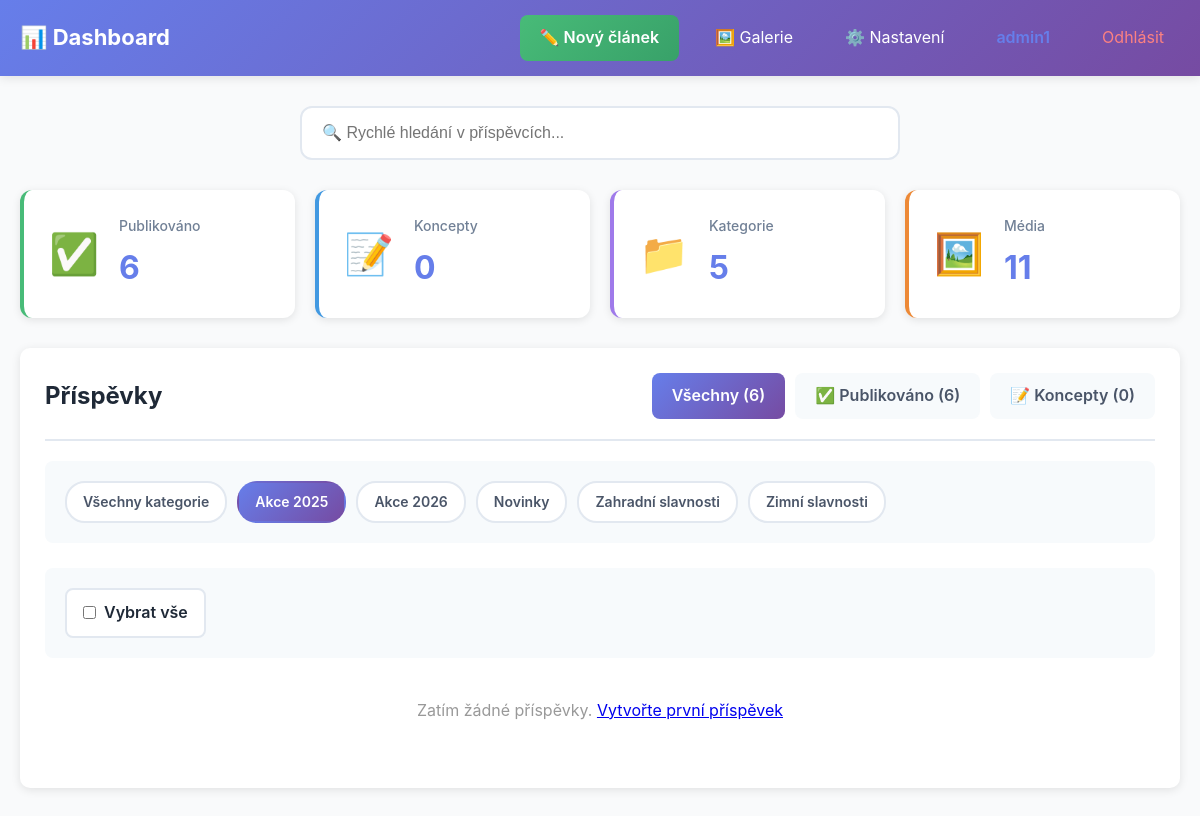
Page /admin/dashboard.php?filter=all&category=1 (signed in) on the committed database.
### tables this page shows
CREATE TABLE `categories` (
  `id` int(11) NOT NULL AUTO_INCREMENT,
  `name` varchar(100) NOT NULL,
  `slug` varchar(100) NOT NULL,
  `description` text,
  `created_at` timestamp NOT NULL DEFAULT CURRENT_TIMESTAMP,
  PRIMARY KEY (`id`),
  UNIQUE KEY `name` (`name`),
  UNIQUE KEY `slug` (`slug`),
  KEY `idx_slug` (`slug`)
);

### includes/helpers.php (called while the page is built, shortened)
<?php
function e($text) {
    return htmlspecialchars($text, ENT_QUOTES, 'UTF-8');
}
?>

### includes/database.class.php (called while the page is built, shortened)
<?php
class Database {
    private $connection;
    private $stmt;
    public function __construct() {
        $dsn = 'mysql:host=' . DB_HOST . ';dbname=' . DB_NAME . ';charset=' . DB_CHARSET;
        $options = [
            PDO::ATTR_ERRMODE => PDO::ERRMODE_EXCEPTION,
            PDO::ATTR_DEFAULT_FETCH_MODE => PDO::FETCH_ASSOC,
            PDO::ATTR_EMULATE_PREPARES => false,
            PDO::MYSQL_ATTR_INIT_COMMAND => "SET NAMES utf8mb4 COLLATE utf8mb4_unicode_ci"
        ];
        try {
            $this->connection = new PDO($dsn, DB_USER, DB_PASS, $options);
        } catch (PDOException $e) {
            $this->error = $e->getMessage();
            $this->logError('Database Connection', $e->getMessage());
            die('Chyba připojení k databázi. Zkontrolujte konfiguraci.');
        }
    }
    public function query($sql) {
    try {
        $this->stmt = $this->connection->prepare($sql);
        return $this;
    } catch (PDOException $e) {
        $this->logError('Query Prepare', $e->getMessage());
        $this->stmt = null;
        return $this;
    }
}
    public function bind($param, $value, $type = null) {
        if (is_null($type)) {
            switch (true) {
                case is_int($value):
                    $type = PDO::PARAM_INT;
                    break;
                default:
                    $type = PDO::PARAM_STR;
            }
        }
        $this->stmt->bindValue($param, $value, $type);
        return $this;
    }
    public function execute() {
        try {
            return $this->stmt->execute();
        } catch (PDOException $e) {
            $this->logError('Query Execute', $e->getMessage());
            return false;
        }
    }
    public function fetchAll() {
    $this->execute();
    return $this->stmt->fetchAll();
    }
    public function fetch() {
        $this->execute();
        return $this->stmt->fetch();
    }
}
?>

### config.php (called while the page is built, shortened)
<?php
require_once INCLUDES_PATH . 'database.class.php';
require_once INCLUDES_PATH . 'post.class.php';
require_once INCLUDES_PATH . 'category.class.php';
require_once INCLUDES_PATH . 'media.class.php';
$db = new Database();
require_once INCLUDES_PATH . 'helpers.php';
?>

### includes/post.class.php (called while the page is built, shortened)
<?php
class Post {
    private $db;
    public function __construct() {
        global $db;
        $this->db = $db;
    }
    public function getAll($status = 'published', $limit = null, $offset = 0, $categoryId = null) {
        $sql = "SELECT p.*, c.name as category_name, c.slug as category_slug,
                       u.username as author_name
                FROM posts p
                LEFT JOIN categories c ON p.category_id = c.id
                LEFT JOIN users u ON p.author_id = u.id
                WHERE p.status = :status";
        if ($categoryId) {
            $sql .= " AND p.category_id = :category_id";
        }
        $sql .= " ORDER BY p.menu_order ASC, p.published_at DESC, p.created_at DESC";
        if ($limit) {
            $sql .= " LIMIT " . (int)$limit . " OFFSET " . (int)$offset;
        }
        $this->db->query($sql);
        $this->db->bind(':status', $status);
        if ($categoryId) {
            $this->db->bind(':category_id', $categoryId);
        }
        return $this->db->fetchAll();
    }
    public function count($status = 'published', $categoryId = null) {
        $sql = "SELECT COUNT(*) as total FROM posts WHERE status = :status";
        $this->db->query($sql);
        $this->db->bind(':status', $status);
        $result = $this->db->fetch();
        return $result['total'] ?? 0;
    }
}
?>

### includes/category.class.php (called while the page is built, shortened)
<?php
class Category {
    private $db;
    public function __construct() {
        global $db;
        $this->db = $db;
    }
    public function getAll() {
        $this->db->query("SELECT * FROM categories ORDER BY name ASC");
        return $this->db->fetchAll();
    }
}
?>

### includes/media.class.php (called while the page is built, shortened)
<?php
class Media {
    private $db;
    public function __construct() {
        $this->db = new Database();
    }
    public function getCount($search = '') {
        $sql = "SELECT COUNT(*) as count FROM media";
        $this->db->query($sql);
        $result = $this->db->fetch();
        return $result['count'] ?? 0;
        $result = $this->db->fetch();
        return $result['count'] ?? 0;
    }
}

### admin/dashboard.php (the view, shortened to what this page needs)
<?php
require_once '../config.php';
$post = new Post();
$category = new Category();
$media = new Media();
$filter = $_GET['filter'] ?? 'all';
$categoryFilter = isset($_GET['category']) ? intval($_GET['category']) : null;
$page = isset($_GET['page']) ? max(1, intval($_GET['page'])) : 1;
$perPage = 12;
$totalPublishedCount = $post->count('published');
$totalDraftsCount = $post->count('draft');
$totalMedia = $media->getCount('');
if ($filter === 'draft') {
    $allPosts = $post->getAll('draft', $perPage, ($page - 1) * $perPage, $categoryFilter);
    $totalCount = $post->count('draft', $categoryFilter);
} elseif ($filter === 'published') {
    $allPosts = $post->getAll('published', $perPage, ($page - 1) * $perPage, $categoryFilter);
    $totalCount = $post->count('published', $categoryFilter);
} else {
    $publishedPostsArray = $post->getAll('published', 100, 0, $categoryFilter);
    $totalDraftsCountArray = $post->getAll('draft', 100, 0, $categoryFilter);
    $allPostsCombined = array_merge($publishedPostsArray, $totalDraftsCountArray);
    usort($allPostsCombined, function($a, $b) {
        $timeA = strtotime($a['published_at'] ?? $a['created_at']);
        $timeB = strtotime($b['published_at'] ?? $b['created_at']);
        return $timeB - $timeA;
    });
    $allPosts = array_slice($allPostsCombined, ($page - 1) * $perPage, $perPage);
}
$categories = $category->getAll();
?>
<!DOCTYPE html>
<html lang="cs">
<head>
    <link rel="stylesheet" href="<?= ASSETS_URL ?>css/admin.css">
</head>
<body>
    <header class="admin-header">
        <div class="header-content">
            <h1>📊 Dashboard</h1>
            <nav class="header-nav">
                <a href="add_post.php" class="header-link primary">✏️ Nový článek</a>
                <a href="media.php" class="header-link">🖼️ Galerie</a>
                <a href="settings.php" class="header-link">⚙️ Nastavení</a>
                <span class="header-link user"><?= e($_SESSION['username']) ?></span>
                <a href="logout.php" class="header-link logout">Odhlásit</a>
            </nav>
        </div>
    </header>
    <div class="container">
        <div class="quick-search-bar">
            <div class="search-container">
                <input type="text"
                       id="quickSearch"
                       placeholder="🔍 Rychlé hledání v příspěvcích..."
                       autocomplete="off">
            </div>
        </div>
        <div class="stats-grid">
            <div class="stat-card green">
                <div class="stat-icon">✅</div>
                <div class="stat-info">
                    <h3>Publikováno</h3>
                    <div class="stat-value"><?= $totalPublishedCount ?></div>
                </div>
            </div>
            <div class="stat-card blue">
                <div class="stat-icon">📝</div>
                <div class="stat-info">
                    <h3>Koncepty</h3>
                    <div class="stat-value"><?= $totalDraftsCount ?></div>
                </div>
            </div>
            <div class="stat-card purple">
                <div class="stat-icon">📁</div>
                <div class="stat-info">
                    <h3>Kategorie</h3>
                    <div class="stat-value"><?= count($categories) ?></div>
                </div>
            </div>
            <div class="stat-card orange">
                <div class="stat-icon">🖼️</div>
                <div class="stat-info">
                    <h3>Média</h3>
                    <div class="stat-value"><?= $totalMedia ?></div>
                </div>
            </div>
        </div>
        <div class="card">
            <div class="card-header">
                <h2>Příspěvky</h2>
                <div class="filter-tabs">
                    <a href="?filter=all" class="tab <?= $filter === 'all' ? 'active' : '' ?>">
                        Všechny (<?= $totalPublishedCount + $totalDraftsCount ?>)
                    </a>
                    <a href="?filter=published" class="tab <?= $filter === 'published' ? 'active' : '' ?>">
                        ✅ Publikováno (<?= $totalPublishedCount ?>)
                    </a>
                    <a href="?filter=draft" class="tab <?= $filter === 'draft' ? 'active' : '' ?>">
                        📝 Koncepty (<?= $totalDraftsCount ?>)
                    </a>
                </div>
            </div>
            <?php if (!empty($categories)): ?>
            <div class="category-filters">
                <a href="?filter=<?= $filter ?>" class="category-badge <?= !$categoryFilter ? 'active' : '' ?>">
                    Všechny kategorie
                </a>
                <?php foreach ($categories as $cat): ?>
                    <a href="?filter=<?= $filter ?>&category=<?= $cat['id'] ?>"
                       class="category-badge <?= $categoryFilter == $cat['id'] ? 'active' : '' ?>">
                        <?= e($cat['name']) ?>
                    </a>
                <?php endforeach; ?>
            </div>
            <div class="bulk-actions-row">
                <label class="select-all-label">
                    <input type="checkbox" id="selectAll" onchange="toggleSelectAll(this)">
                    <span>Vybrat vše</span>
                </label>
            </div>
            <?php endif; ?>
            <?php if (empty($allPosts)): ?>
                <p style="text-align: center; padding: 40px; color: #999;">
                    Zatím žádné příspěvky. <a href="add_post.php">Vytvořte první příspěvek</a>
                </p>
            <?php endif; ?>
        </div>
    </div>
</body>
</html>

### assets/css/admin.css (style rules this page uses)
* { margin: 0; padding: 0; box-sizing: border-box; }
:root { --primary: #667eea; --primary-dark: #5568d3; --secondary: #764ba2; --success: #10b981; --danger: #ef4444; --warning: #f59e0b; --dark: #1f2937; --light: #f9fafb; --border: #e5e7eb; }
body { font-family: -apple-system, BlinkMacSystemFont, 'Segoe UI', Arial, sans-serif; background: var(--light); color: var(--dark); line-height: 1.6; }
.admin-header { background: linear-gradient(135deg, var(--primary) 0%, var(--secondary) 100%); color: white; padding: 15px 20px; box-shadow: 0 2px 10px rgba(0,0,0,0.1); }
.header-content { max-width: 1400px; margin: 0 auto; display: flex; justify-content: space-between; align-items: center; }
.header-content h1 { font-size: 22px; }
.header-nav { display: flex; gap: 20px; align-items: center; }
.header-link { color: white; text-decoration: none; padding: 8px 16px; border-radius: 6px; transition: background 0.3s; }
.container { max-width: 1400px; margin: 30px auto; padding: 0 20px; }
.card { background: white; border-radius: 10px; box-shadow: 0 2px 10px rgba(0,0,0,0.1); padding: 25px; margin-bottom: 20px; }
.card h2 { margin-bottom: 20px; }
.stats-grid { display: grid; grid-template-columns: repeat(auto-fit, minmax(250px, 1fr)); gap: 20px; margin-bottom: 30px; }
.stat-card { background: white; padding: 25px; border-radius: 10px; box-shadow: 0 2px 10px rgba(0,0,0,0.1); }
.stat-card h3 { color: #666; font-size: 14px; margin-bottom: 10px; }
.stat-card .stat-value { font-size: 32px; font-weight: 700; color: var(--primary); }

### admin/dashboard.php (style rules this page uses)
.stats-grid { display: grid; grid-template-columns: repeat(4, 1fr); gap: 20px; margin-bottom: 30px; }
.stat-card { background: white; padding: 25px; border-radius: 12px; box-shadow: 0 2px 8px rgba(0,0,0,0.1); display: flex; gap: 20px; align-items: center; transition: all 0.2s; }
.stat-card.green { border-left: 4px solid #48bb78; }
.stat-card.blue { border-left: 4px solid #4299e1; }
.stat-card.purple { border-left: 4px solid #9f7aea; }
.stat-card.orange { border-left: 4px solid #ed8936; }
.stat-icon { font-size: 40px; }
.stat-info h3 { margin: 0 0 5px; font-size: 14px; color: #718096; font-weight: 500; }
.stat-value { font-size: 32px; font-weight: 700; color: #2d3748; }
.card-header { display: flex; justify-content: space-between; align-items: center; margin-bottom: 20px; padding-bottom: 20px; border-bottom: 2px solid #e2e8f0; }
.card-header h2 { margin: 0; }
.filter-tabs { display: flex; gap: 10px; }
.tab { padding: 10px 20px; border-radius: 8px; text-decoration: none; color: #4a5568; font-weight: 600; background: #f7fafc; transition: all 0.2s; }
.tab.active { background: linear-gradient(135deg, #667eea, #764ba2); color: white; }
.category-filters { display: flex; gap: 10px; flex-wrap: wrap; margin-bottom: 25px; padding: 20px; background: #f7fafc; border-radius: 8px; }
.category-badge { padding: 8px 16px; border-radius: 20px; text-decoration: none; color: #4a5568; background: white; border: 2px solid #e2e8f0; font-size: 14px; font-weight: 600; transition: all 0.2s; }
.category-badge.active { background: linear-gradient(135deg, #667eea, #764ba2); color: white; border-color: transparent; }
.quick-search-bar { margin-bottom: 30px; }
.search-container { position: relative; max-width: 600px; margin: 0 auto; }
#quickSearch { width: 100%; padding: 16px 50px 16px 20px; border: 2px solid #e2e8f0; border-radius: 12px; font-size: 16px; transition: all 0.3s; background: white; }
.bulk-actions-row { display: flex; align-items: center; gap: 15px; padding: 20px; background: #f7fafc; border-radius: 8px; margin-top: 15px; flex-wrap: wrap; }
.select-all-label { display: flex; align-items: center; gap: 8px; padding: 10px 16px; background: white; border: 2px solid #e2e8f0; border-radius: 8px; cursor: pointer; font-weight: 600; transition: all 0.2s; }
.header-link.primary { background: linear-gradient(135deg, #48bb78, #38a169); padding: 10px 20px; border-radius: 8px; color: white !important; font-weight: 600; }
.header-link.user { color: #667eea; font-weight: 600; }
.header-link.logout { color: #fc8181; }

### rows in the picture
categories: name "Akce 2025"
categories: name "Akce 2026"
categories: name "Novinky"
categories: name "Zahradní slavnosti"
categories: name "Zimní slavnosti"

### other values in the picture
$_SESSION['username'] "admin1"
$totalPublishedCount "6"
$totalDraftsCount "0"
count($categories) "5"
$totalMedia "11"
$totalPublishedCount + $totalDraftsCount "6"
